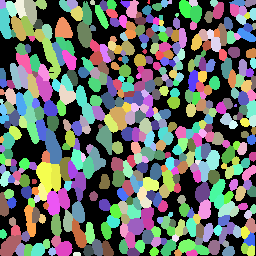
#> input picture segmentation/masks/11_27.tif, 256 x 256 px
$ jupyter execute segmentation_and_clustering.ipynb
#> lines starting #> are read from the running program, lines starting #| are printed output that depends on the picture
[cell 1]
import cv2
import imageio
import numpy as np
import matplotlib.pyplot as plt

[cell 2]
image_path = 'masks/11_27.tif'
image = imageio.imread(image_path)
#> image is the input picture: shape (256, 256) int32; 477 distinct labels, from 0 to 476

[cell 3]
image

[cell 4]
image = np.array(image, dtype=np.uint8)
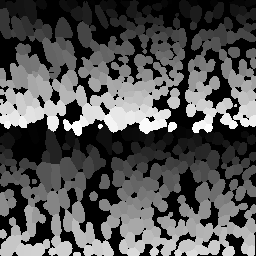
#> image: shape (256, 256); min 0, max 255, mean 83.7
